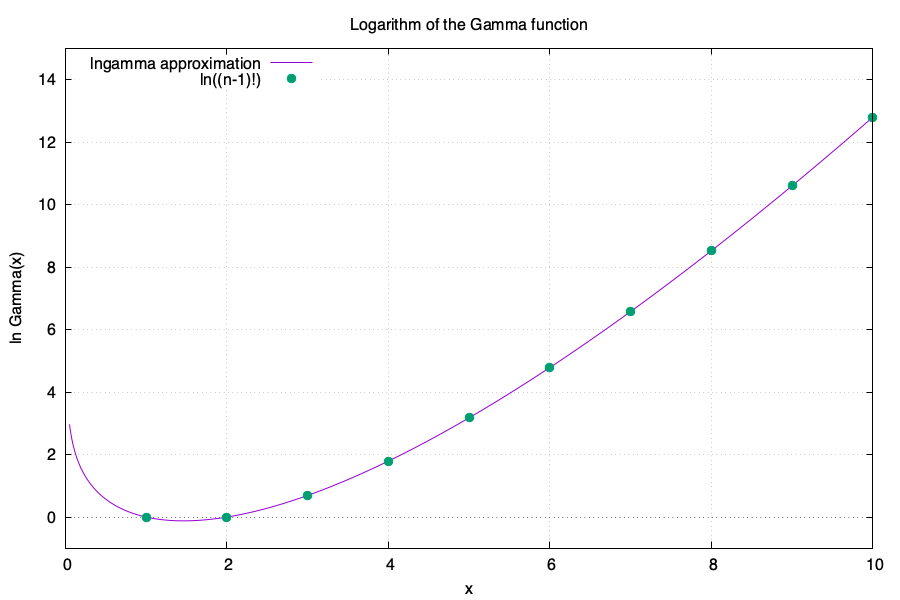

Recreate this plot in gnuplot.
set terminal pngcairo size 900,600
set output "lngamma.png"

set title "Logarithm of the Gamma function"
set xlabel "x"
set ylabel "ln Gamma(x)"

set xrange [0:10]
set yrange [-1:15]

set zeroaxis
set grid
set key top left

plot "lngamma.data" using 1:2 with lines title "lngamma approximation", \
     "lngamma_tab.data" using 1:2 with points pointtype 7 pointsize 1.4 title "ln((n-1)!)"
